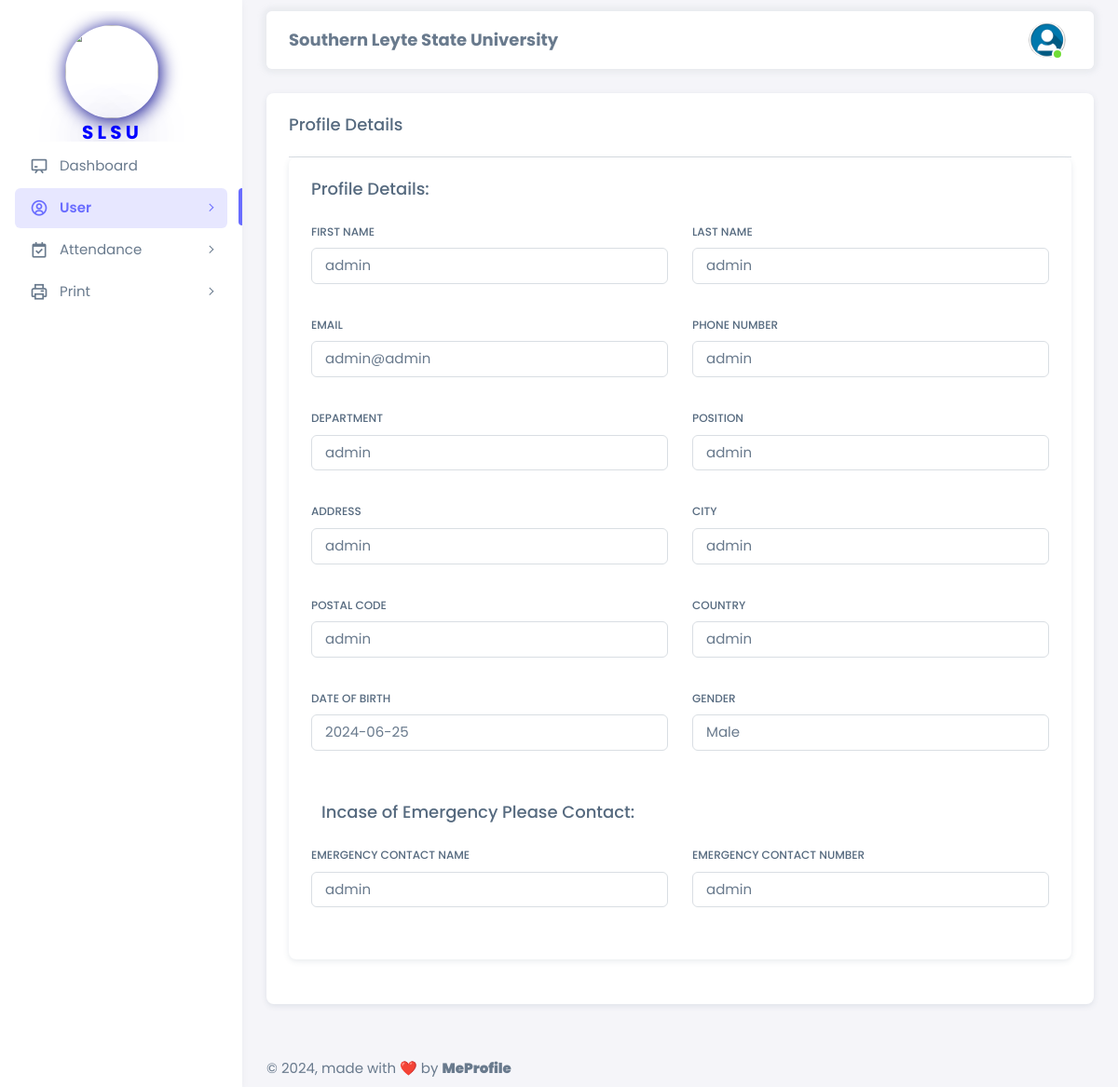
Page /html/admin/admin_profile.php (signed in) on the committed database.
### tables this page shows
CREATE TABLE `employee_registration` (
  `employee_id` int NOT NULL,
  `first_name` varchar(50) NOT NULL,
  `last_name` varchar(50) NOT NULL,
  `email` varchar(100) NOT NULL,
  `password` varchar(255) NOT NULL,
  `phone_number` varchar(15) DEFAULT NULL,
  `department` varchar(50) DEFAULT NULL,
  `position` varchar(50) DEFAULT NULL,
  `is_admin` tinyint(1) NOT NULL DEFAULT '0',
  `hire_date` date DEFAULT NULL,
  `address` varchar(255) DEFAULT NULL,
  `city` varchar(100) DEFAULT NULL,
  `postal_code` varchar(20) DEFAULT NULL,
  `country` varchar(50) DEFAULT NULL,
  `date_of_birth` date DEFAULT NULL,
  `gender` varchar(10) DEFAULT NULL,
  `emergency_contact_name` varchar(100) DEFAULT NULL,
  `emergency_contact_number` varchar(15) DEFAULT NULL,
  `created_at` timestamp NULL DEFAULT CURRENT_TIMESTAMP,
  `updated_at` timestamp NULL DEFAULT CURRENT_TIMESTAMP ON UPDATE CURRENT_TIMESTAMP,
  `is_assigned` tinyint(1) NOT NULL DEFAULT '0',
  `is_assigned_department` tinyint(1) NOT NULL DEFAULT '0'
);

### html/admin/admin_profile.php (the view, shortened to what this page needs)
<?php
require '../config.php';
$employee_id = $_SESSION['employee_id'];
$sql = "SELECT * FROM employee_registration WHERE employee_id = ?";
$stmt = $conn->prepare($sql);
if ($stmt) {
    $stmt->bind_param("i", $employee_id);
    $stmt->execute();
    $result = $stmt->get_result();
    if ($result->num_rows > 0) {
        $row = $result->fetch_assoc();
    } else {
        echo "Employee not found";
    }
} else {
    echo "Database query failed";
}
?>
<!DOCTYPE html>
<html lang="en" class="light-style layout-menu-fixed" dir="ltr" data-theme="theme-default" data-assets-path="../assets/" data-template="vertical-menu-template-free">
  <head>
    <link rel="stylesheet" href="../../assets/vendor/fonts/boxicons.css" />
    <link rel="stylesheet" href="../../assets/vendor/css/core.css" class="template-customizer-core-css" />
    <link rel="stylesheet" href="../../assets/vendor/css/theme-default.css" class="template-customizer-theme-css" />
    <link rel="stylesheet" href="../../assets/css/demo.css" />
    <link rel="stylesheet" href="../../assets/vendor/libs/perfect-scrollbar/perfect-scrollbar.css" />
  </head>
  <body>
    <div class="layout-wrapper layout-content-navbar">
      <div class="layout-container">
        <aside id="layout-menu" class="layout-menu menu-vertical menu bg-menu-theme">
          <div class="app-brand demo" style="padding: 70px;">
            <div class="logo">
              <img style="border-radius: 500px; box-shadow: 2px 2px 20px #00008b; margin-top: 30px; margin-bottom: 5px;" src="../../assets/img/avatars/logo.png" width="100" height="100" alt="">
              <b>
                <p style="font-size: 20px; color: blue; text-shadow: 2px 2px 50px #00008b; padding-left: 18px;">S L S U</p>
              </b>
            </div>
          </div>
          <ul class="menu-inner py-1">
            <li class="menu-item">
              <a href="dashboard.php" class="menu-link">
                <i class="menu-icon tf-icons bx bx-chalkboard"></i>
                <div data-i18n="Analytics">Dashboard</div>
              </a>
            </li>
            <li class="menu-item active">
              <a href="javascript:void(0);" class="menu-link menu-toggle">
                <i class="menu-icon tf-icons bx bx-user-circle"></i>
                <div data-i18n="Layouts">User</div>
              </a>
            </li>
            <li class="menu-item">
              <a href="javascript:void(0);" class="menu-link menu-toggle">
                <i class="menu-icon tf-icons bx bx-calendar-check"></i>
                <div data-i18n="Analytics">Attendance</div>
              </a>
            </li>
            <li class="menu-item">
              <a href="javascript:void(0);" class="menu-link menu-toggle">
                <i class="menu-icon tf-icons bx bx-printer"></i>
                <div data-i18n="Analytics">Print</div>
              </a>
            </li>
          </ul>
        </aside>
        <div class="layout-page">
          <nav class="layout-navbar container-xxl navbar navbar-expand-xl navbar-detached align-items-center bg-navbar-theme" id="layout-navbar">
            <div class="navbar-nav-right d-flex align-items-center" id="navbar-collapse">
              <center>
                <p style="font-size: 18px; padding-top: 15px;"><b>Southern Leyte State University</b></p>
              </center>
              <ul class="navbar-nav flex-row align-items-center ms-auto">
                <li class="nav-item navbar-dropdown dropdown-user dropdown">
                  <a class="nav-link dropdown-toggle hide-arrow" href="javascript:void(0);" data-bs-toggle="dropdown">
                    <div class="avatar avatar-online">
                      <img src="../../assets/img/avatars/user.png" alt="" class="w-px-40 h-auto rounded-circle" />
                    </div>
                  </a>
                </li>
              </ul>
            </div>
          </nav>
          <div class="content-wrapper">
            <div class="container-xxl flex-grow-1 container-p-y">
              <div class="row">
                <div class="col-md-12">
                  <div class="card mb-4">
                    <h5 class="card-header">Profile Details</h5>
                    <div class="card-body">
                      <div class="card mb-4">
                        <h5 class="card-header">Profile Details:</h5>
                        <div class="card-body">
                          <form action="#" id="formAccountSettings" method="POST">
                            <div class="row">
                              <div class="mb-3 col-md-6">
                                <label for="firstName" class="form-label">First Name</label>
                                <p class="form-control" id="firstName"><?php echo isset($row['first_name']) ? htmlspecialchars($row['first_name']) : ''; ?></p>
                              </div>
                              <div class="mb-3 col-md-6">
                                <label for="lastName" class="form-label">Last Name</label>
                                <p class="form-control" id="lastName"><?php echo isset($row['last_name']) ? htmlspecialchars($row['last_name']) : ''; ?></p>
                              </div>
                              <div class="mb-3 col-md-6">
                                <label for="email" class="form-label">Email</label>
                                <p class="form-control" id="email"><?php echo isset($row['email']) ? htmlspecialchars($row['email']) : ''; ?></p>
                              </div>
                              <div class="mb-3 col-md-6">
                                <label for="phoneNumber" class="form-label">Phone Number</label>
                                <p class="form-control" id="phoneNumber"><?php echo isset($row['phone_number']) ? htmlspecialchars($row['phone_number']) : ''; ?></p>
                              </div>
                              <div class="mb-3 col-md-6">
                                <label for="department" class="form-label">Department</label>
                                <p class="form-control" id="department"><?php echo isset($row['department']) ? htmlspecialchars($row['department']) : ''; ?></p>
                              </div>
                              <div class="mb-3 col-md-6">
                                <label for="position" class="form-label">Position</label>
                                <p class="form-control" id="position"><?php echo isset($row['position']) ? htmlspecialchars($row['position']) : ''; ?></p>
                              </div>
                              <div class="mb-3 col-md-6">
                                <label for="address" class="form-label">Address</label>
                                <p class="form-control" id="address"><?php echo isset($row['address']) ? htmlspecialchars($row['address']) : ''; ?></p>
                              </div>
                              <div class="mb-3 col-md-6">
                                <label for="city" class="form-label">City</label>
                                <p class="form-control" id="city"><?php echo isset($row['city']) ? htmlspecialchars($row['city']) : ''; ?></p>
                              </div>
                              <div class="mb-3 col-md-6">
                                <label for="postalCode" class="form-label">Postal Code</label>
                                <p class="form-control" id="postalCode"><?php echo isset($row['postal_code']) ? htmlspecialchars($row['postal_code']) : ''; ?></p>
                              </div>
                              <div class="mb-3 col-md-6">
                                <label for="country" class="form-label">Country</label>
                                <p class="form-control" id="country"><?php echo isset($row['country']) ? htmlspecialchars($row['country']) : ''; ?></p>
                              </div>
                              <div class="mb-3 col-md-6">
                                <label for="dateOfBirth" class="form-label">Date of Birth</label>
                                <p class="form-control" id="dateOfBirth"><?php echo isset($row['date_of_birth']) ? htmlspecialchars($row['date_of_birth']) : ''; ?></p>
                              </div>
                              <div class="mb-3 col-md-6">
                                <label for="gender" class="form-label">Gender</label>
                                <p class="form-control" id="gender"><?php echo isset($row['gender']) ? htmlspecialchars($row['gender']) : ''; ?></p>
                              </div>
                              <h5 class="card-header">Incase of Emergency Please Contact:</h5>
                              <div class="mb-3 col-md-6">
                                <label for="emergencyContactName" class="form-label">Emergency Contact Name</label>
                                <p class="form-control" id="emergencyContactName"><?php echo isset($row['emergency_contact_name']) ? htmlspecialchars($row['emergency_contact_name']) : ''; ?></p>
                              </div>
                              <div class="mb-3 col-md-6">
                                <label for="emergencyContactNumber" class="form-label">Emergency Contact Number</label>
                                <p class="form-control" id="emergencyContactNumber"><?php echo isset($row['emergency_contact_number']) ? htmlspecialchars($row['emergency_contact_number']) : ''; ?></p>
                              </div>
                            </div>
                          </form>
                        </div>
                      </div>
                    </div>
                  </div>
                </div>
              </div>
            </div>
            <footer class="content-footer footer bg-footer-theme">
              <div class="container-xxl d-flex flex-wrap justify-content-between py-2 flex-md-row flex-column">
                <div class="mb-2 mb-md-0">
                  ©
                  , made with ❤️ by
                  <a href="https://www.facebook.com/james.jeager.3" target="_blank" class="footer-link fw-bolder">MeProfile</a>
                </div>
              </div>
            </footer>
          </div>
        </div>
      </div>
    </div>
  </body>
</html>

### assets/css/demo.css (style rules this page uses)
.menu .app-brand.demo { height: 64px; margin-top: 12px; }

### html/admin/admin_profile.php (style rules this page uses)
body { font-family: 'Poppins', sans-serif; }
.app-brand p { font-family: 'Poppins', sans-serif; }

### rows in the picture
employee_registration: first_name "admin", last_name "admin", email "admin@admin", phone_number "admin", department "admin", position "admin", address "admin", city "admin", postal_code "admin", country "admin", date_of_birth "2024-06-25", gender "Male", emergency_contact_name "admin", emergency_contact_number "admin"
